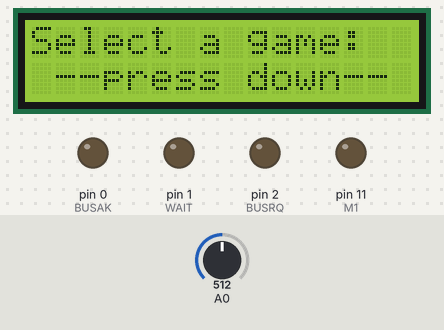
A sketch run on a simulated Arduino Uno, built with avr-gcc and run on an emulated ATmega328P. On the bench: 16×2 character LCD, output pins drawn as LEDs (lit = HIGH). The inputs (shaded band) are chosen by the test bench; at power-on: A0 = 512.

Above: at 3.7 s.
3.8 s: A0 set to 392
5.3 s: A0 set to 370
At 6.4 s:
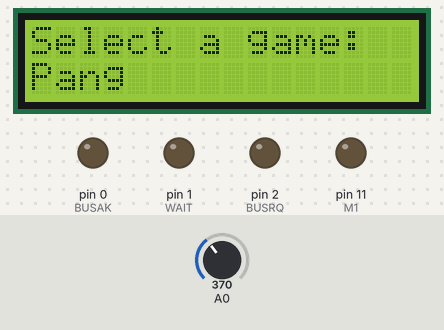
6.8 s: A0 set to 539
8.3 s: A0 set to 565
At 11.5 s:
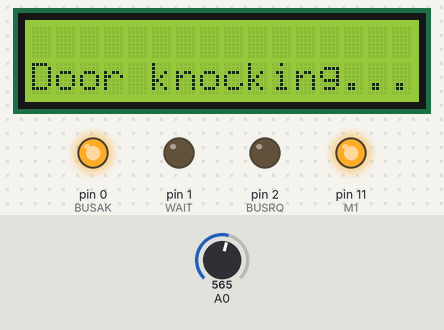
At 12.8 s:
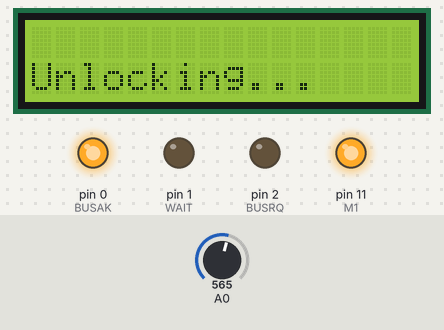
Timing chart, 0 to 23.0 s (numbered marks = the images above; inputs shaded):
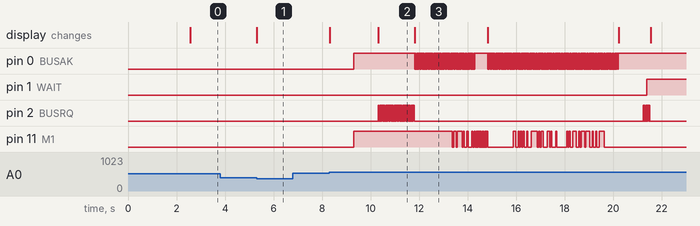

The sketch:

ArcadeHacker_Kabuki.ino
```cpp
// Kabuki Desuicider 1.22 by arcadehacker.blogspot.com
#include <LiquidCrystal.h>

// lcd stuff
LiquidCrystal lcd(8, 9, 4, 5, 6, 7);
int lcd_key       = 0;
int adc_key_in    = 0;
int adc_key_prev  = 0;
int c = -1;

#define btnRIGHT  0
#define btnUP     1
#define btnDOWN   2
#define btnLEFT   3
#define btnSELECT 4
#define btnNONE   5

//  Kabuki interface pins
#define BUSAK       0
#define WAIT        1
#define BUSRQ       2
#define RESET       3
#define M1          11
#define RFSH        12
#define VCC         13

// delay amount
int time = 25;

// Kabuki game programming codes
unsigned char bytes[][11] = {

{ 0x65, 0x48, 0xFA, 0xC6, 0x88, 0x05, 0x39, 0x77, 0x24, 0xF0, 0x00 }, //Pang
{ 0x65, 0x48, 0xFA, 0xC6, 0x88, 0x05, 0x39, 0x77, 0x24, 0xF0, 0x00 }, //Buster Bros
{ 0x65, 0x48, 0xFA, 0xC6, 0x88, 0x05, 0x39, 0x77, 0x24, 0xF0, 0x00 }, //Pomping World
{ 0x58, 0x52, 0x97, 0x70, 0x53, 0x97, 0x70, 0x53, 0x43, 0x70, 0x00 }, //Super Pang World
{ 0x55, 0xAA, 0xDC, 0x14, 0xE5, 0x94, 0xA7, 0xB8, 0x5A, 0x70, 0x00 }, //Super Pang Japan
{ 0x21, 0x30, 0x97, 0x70, 0x53, 0x97, 0x70, 0x53, 0x12, 0x70, 0x00 }, //Super Buster Bros
{ 0x48, 0x54, 0xB1, 0xA2, 0x3E, 0xB1, 0xA2, 0x3E, 0x4F, 0x70, 0x00 }, //Super Marukin-Ban
{ 0x51, 0x51, 0xB0, 0xE6, 0x3A, 0x05, 0x39, 0x77, 0x51, 0xFF, 0x00 }, //Warriors of Fate
{ 0x43, 0x43, 0x53, 0x02, 0xEF, 0xFA, 0xC6, 0x88, 0x43, 0xFF, 0x00 }, //Cadillacs & Dinosaurs
{ 0x22, 0x22, 0xF5, 0x9C, 0x14, 0xDE, 0x54, 0x43, 0x22, 0xFF, 0x00 }, //Punisher
{ 0x31, 0x31, 0xD6, 0x34, 0x47, 0xB1, 0xA2, 0x3E, 0x19, 0xFF, 0x00 }, //Slam Masters
{ 0x00, 0x02, 0xD1, 0x0F, 0x59, 0x0A, 0x62, 0xEF, 0x01, 0x70, 0x00 }, //Block Block
{ 0xAA, 0x55, 0x05, 0x39, 0x77, 0xFA, 0xC6, 0x88, 0xA5, 0x70, 0x00 }, //Mhjong Gauken 2
{ 0xAA, 0x55, 0x05, 0x39, 0x77, 0xFA, 0xC6, 0x88, 0xA5, 0x70, 0x00 }, //Poker Ladies
{ 0xAA, 0x55, 0x05, 0x39, 0x77, 0xFA, 0xC6, 0x88, 0xA5, 0x70, 0x00 }, //Dokaben
{ 0xAA, 0x55, 0x05, 0x39, 0x77, 0xFA, 0xC6, 0x88, 0xA5, 0x70, 0x00 }, //Dokaben 2 NOT DUMPED, PLACEHOLDER KEY
{ 0x65, 0x48, 0xFA, 0xC6, 0x88, 0x05, 0x39, 0x77, 0x24, 0x70, 0x00 }, //Capcom Baseball
{ 0x57, 0x51, 0x82, 0x9C, 0xBB, 0x10, 0xD5, 0x9F, 0x43, 0x70, 0x00 }, //Capcom World
{ 0x57, 0x51, 0x97, 0x70, 0x53, 0x97, 0x70, 0x53, 0x43, 0x70, 0x00 }, //Adventure Quiz 2
{ 0x11, 0x11, 0x29, 0xCB, 0xB8, 0x29, 0xCB, 0xB8, 0x11, 0x70, 0x00 }, //Quiz Tonosama
{ 0xAA, 0x55, 0x05, 0x39, 0x77, 0xFA, 0xC6, 0x88, 0xA5, 0x70, 0x00 }, //Ashita Tenki NOT DUMPED, PLACEHOLDER KEY
{ 0x18, 0x28, 0x4E, 0x5D, 0xC1, 0x4E, 0x5D, 0xC1, 0x18, 0x70, 0x00 }  //Quiz Sangokushi

};

unsigned char mask = 1; // Bit mask
unsigned char bits[8];

// Display game list
char* GameList[] =
  {
  "Pang            ",
  "Buster Bros     ",
  "Pomping World   ",
  "Super Pang World",
  "Super Pang Japan",
  "Super BusterBros",
  "Super MarukinBan",
  "Warriors of Fate",
  "Cadillacs and D.",
  "Punisher        ",
  "Slam Masters    ",
  "Block Block     ",
  "Mhjong Gauken 2 ",
  "Poker Ladies    ",
  "Dokaben         ",
  "Dokaben 2       ",
  "Capcom Baseball ",
  "Capcom World    ",
  "Adventure Quiz 2",
  "Quiz Tonosama   ",
  "Ashita Tenki    ",
  "Quiz Sangokushi "
  };


// Initialize
void setup() {
  digitalWrite(RFSH, HIGH);
  digitalWrite(VCC, HIGH);
  // set up the LCD's number of columns and rows:
  lcd.begin(16, 2);
  // Print a message to the LCD.
  lcd.setCursor(0,0);
  lcd.print("Kabuki Desuicide");
  lcd.setCursor(0,1);
  lcd.print("By ArcadeHacker");
  delay(2500);
  lcd.setCursor(0,0);
  lcd.print("Select a game:  ");
  lcd.setCursor(0,1);
  lcd.print(" --press down-- ");

}

void busrqclk()
{
    digitalWrite(BUSRQ, HIGH); delay(time);
    digitalWrite(BUSRQ, LOW); delay(time);
}

void busakclk()
{
    digitalWrite(BUSAK, LOW); delay(time);
    digitalWrite(BUSAK, HIGH); delay(time);
}

void m1clk()
{
    digitalWrite(M1, LOW); delay(time);
    digitalWrite(M1, HIGH); delay(time);
}

void program_unlock()
{

    digitalWrite(M1, HIGH);
    busakclk();
    digitalWrite(M1, LOW);
    busakclk();
    digitalWrite(M1, HIGH);
    busakclk();
    busakclk();
    digitalWrite(M1, LOW);
    busakclk();
    digitalWrite(M1, HIGH);
    busakclk();
    busakclk();
    busakclk();
    busakclk();
    digitalWrite(M1, LOW);
    busakclk();
    digitalWrite(M1, HIGH);
    busakclk();
    digitalWrite(M1, LOW);
    busakclk();
    busakclk();
    digitalWrite(M1, HIGH);
    busakclk();
    digitalWrite(M1, LOW);
    busakclk();
    busakclk();
    busakclk();
    digitalWrite(M1, HIGH);
    busakclk();
    digitalWrite(M1, LOW);
    busakclk();
    digitalWrite(M1, HIGH);
    busakclk();
}

void ProgramKabuki(int prg)
                {
                int i;
                lcd.clear();
                lcd.setCursor(0,1);
                lcd.print("Preparing Kabuki");

                pinMode(RESET, OUTPUT); pinMode(WAIT, OUTPUT); pinMode(BUSRQ, OUTPUT);
                digitalWrite(RESET, LOW); digitalWrite(WAIT, LOW); delay(1000);
                pinMode(BUSAK, OUTPUT); pinMode(M1, OUTPUT);
                digitalWrite(BUSAK, HIGH); digitalWrite(M1, HIGH); delay(1000);
                lcd.setCursor(0,1);
                lcd.print("Door knocking...");


                for(i=0; i<30; i++)
                  {
                  busrqclk();
                  }
                lcd.setCursor(0,1);
                lcd.print("Unlocking...    ");


                for(int i=0; i<30; i++)
                  {
                  busakclk();
                  }

                program_unlock();

                for(i=0; i<10; i++)
                  {
                    m1clk();
                  }
                lcd.setCursor(0,0);
                lcd.print("Programming     ");
                lcd.setCursor(0,1);
                lcd.print("Kabuki...       ");


                for(i=0; i<20; i++)
                  {
                    digitalWrite(M1, LOW);
                    busakclk();
                  }


                for(i=0; i<11; i++)
                  {
                    for (int b = 7; b > -1; b--) {

                     bits[b] = (bytes[prg][i] & (mask << b)) != 0;
                     printf("%d",bits[b]);

                     if (bits[b] == 1) {
                      digitalWrite(M1, HIGH);}
                      else {
                      digitalWrite(M1, LOW);}
                    busakclk();

                   }
                  }
                lcd.clear();
                lcd.setCursor(0,1);
                lcd.print("Done!           ");
                delay(1000);
                busrqclk();
                busrqclk();
                busrqclk();
                digitalWrite(WAIT, HIGH);
                busrqclk();
                busrqclk();
                busrqclk();
                pinMode(BUSAK, INPUT); pinMode(M1, INPUT);
                pinMode(RESET, INPUT); pinMode(WAIT, INPUT); pinMode(BUSRQ, INPUT);

                while (analogRead (0) != 638) {
                 lcd.setCursor(0,0); lcd.print("--insert Kabuki ");   lcd.setCursor(0,1); lcd.print("in cpu socket--");
                }
}

int read_LCD_buttons()
{
  adc_key_in = analogRead(0);
  delay(5);
  int k = (analogRead(0) - adc_key_in);
  if (5 < abs(k)) return btnNONE;

  if (adc_key_in > 1000) return btnNONE;
  if (adc_key_in < 50)   return btnRIGHT;
  if (adc_key_in < 195)  return btnUP;
  if (adc_key_in < 380)  return btnDOWN;
  if (adc_key_in < 555)  return btnLEFT;
  if (adc_key_in < 790)  return btnSELECT;
  return btnNONE;
}

// main loop
void loop()
{

  adc_key_prev = lcd_key ;
  lcd_key = read_LCD_buttons();

  if (adc_key_prev != lcd_key)
  {

    lcd.setCursor(0,1);

    switch (lcd_key)
    {
    case btnRIGHT:
      {
        break;
      }
    case btnLEFT:
      {
        break;
      }
    case btnUP:
      {
     if (c != 0) {c--;}
     lcd.print(GameList[c]);
        break;
      }
    case btnDOWN:
      {
     if (c != sizeof(GameList)/sizeof(GameList[0])-1) {c++;}
     lcd.print(GameList[c]);
        break;
      }
    case btnSELECT:
      {
       if (c != -1)
         {
           ProgramKabuki(c);
           lcd.setCursor(0,0);
           lcd.print("Select a game:  ");
           lcd.setCursor(0,1);
           lcd.print(GameList[c]);
         }
        break;
      }
    case btnNONE:
      {
        break;
      }
    }
  }
}
```

Measured:
- the behaviour switches between 380 and 379 on A0 (found by bisection; images 0 and 1)
- the behaviour switches between 554 and 555 on A0 (found by bisection; images 1 and 2)
- after the input at 3.8 s, every drawn part: stays the same
- after the input at 5.3 s, the display: changes at once (image 1)
- after the input at 6.8 s, every drawn part: stays the same
- after the input at 8.3 s, pin 0 (BUSAK): goes HIGH 2.5 s, 49 × (LOW 0.03 s, HIGH 0.03 s), LOW 0.03 s, HIGH 0.53 s, 107 × (LOW 0.03 s, HIGH 0.03 s), LOW 0.03 s, then HIGH, starting after 1.0 s; pin 1 (WAIT): LOW → HIGH after 13.1 s
